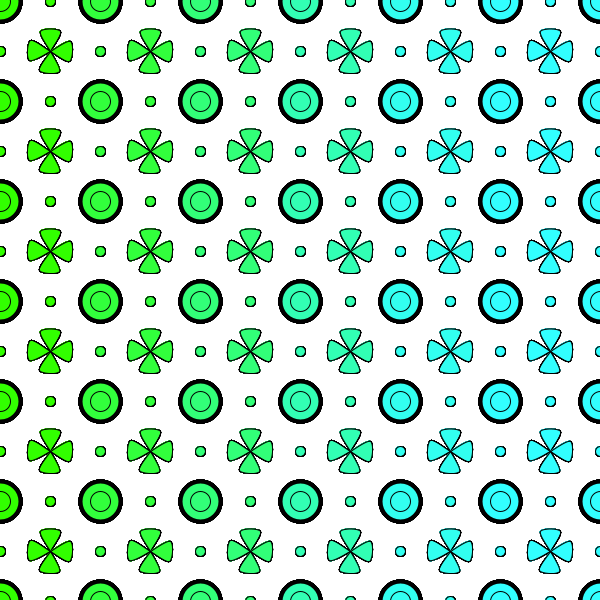
Frame 1 (no input)
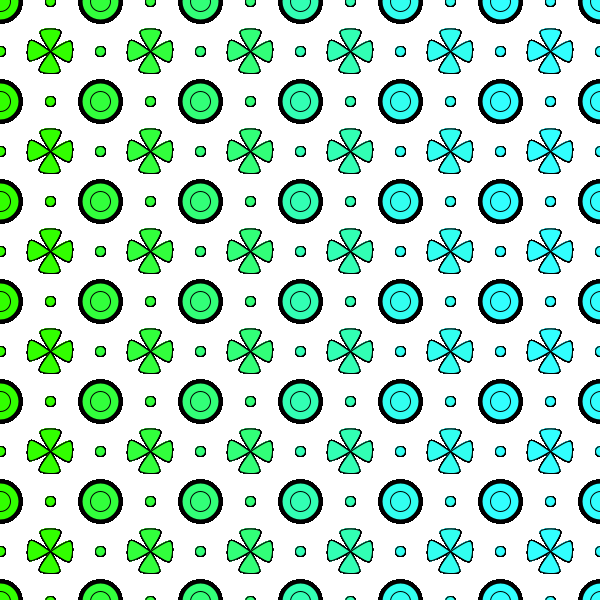
Frame 60 (the mouse pressed at the canvas centre just before this capture)
Frame 120 (the mouse held since frame 60 and released just before this capture): identical to frame 60, image omitted

The Processing sketch that drew these frames (run headless with seeded random() and noise(); from frame 60 on, the mouse is pressed at the canvas centre):

// Processing sketch: processing_72134
// ── processing_72134.pde

void setup () {
  size (600, 600);
  background (255);
}

void draw () {
  for (int x=0; x<20; x=x+1) {
  for (int y=1; y<20; y=y+1) {
  for (int z=1; z<700; z=z+100){
    smooth ();
    float bl = x*60;
    float gr = y*60;
    fill (50,gr,bl);    
    pushMatrix ();
    
    translate (100*x,z);
    strokeWeight (4);
    ellipse (0,0,40,40);
    strokeWeight (1);
    ellipse (0,0,20,20);
    ellipse (0,50,10,10);
    ellipse (50,0,10,10);
    flower ();
    popMatrix ();
   
    }
  }
}
}

void flower () {
  pushMatrix ();
  translate (50,50);
  petal ();
  pushMatrix ();
  rotate (PI/2);
  petal ();
  popMatrix ();
  rotate (PI);
  petal ();
  rotate (PI/2);
  petal ();
  popMatrix ();
}

void petal () {
  beginShape ();
  curveVertex (0, 0);
  curveVertex (0, 0);
  curveVertex (-10, -20);
  curveVertex (10, -20);
  curveVertex (0, 0);
  curveVertex (0, 0);
  endShape ();
}
